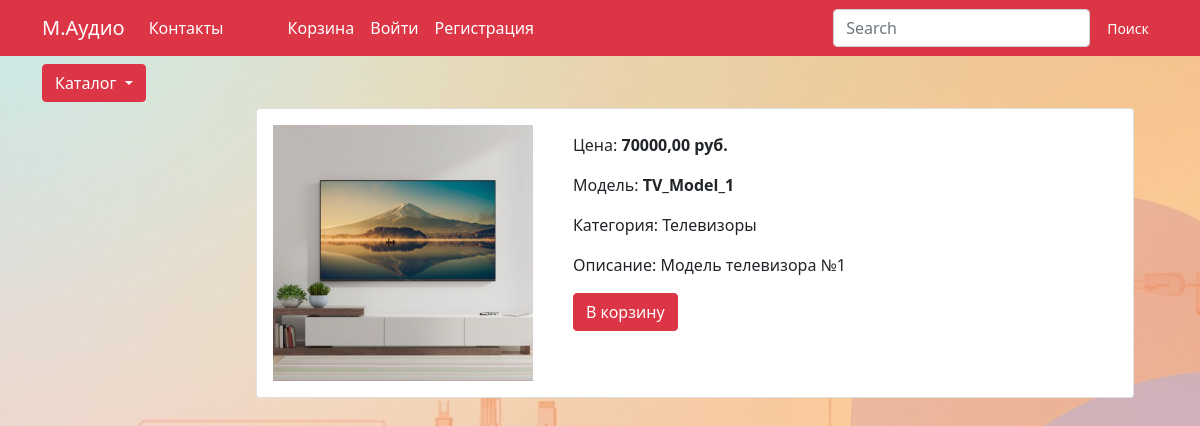
Page /catalog/product/tv_model_1/ on the committed database.
### goods_app/models.py (models this page shows, shortened)
class Products(models.Model):
    name = models.CharField(max_length=100, unique=True, verbose_name="Название")
    slug = models.SlugField(
        max_length=150, unique=True, blank=True, null=True, verbose_name="URL"
    )
    description = models.TextField(blank=True, null=True, verbose_name="Описание")
    image = models.ImageField(
        upload_to="goods_app_images", blank=True, null=True, verbose_name="Изображение"
    )
    price = models.DecimalField(
        default=0.00, max_digits=10, decimal_places=2, verbose_name="Цена"
    )
    counts = models.PositiveIntegerField(default=0, verbose_name="Количество")
    category = models.ForeignKey(
        to=Categories, on_delete=models.CASCADE, verbose_name="Категория"
    )
    class Meta:
        db_table = "product"
        verbose_name = "Продукт"
        verbose_name_plural = "Продукты"

class Categories(models.Model):
    name = models.CharField(max_length=100, unique=True, verbose_name="Название")
    slug = models.SlugField(
        max_length=150, unique=True, blank=True, null=True, verbose_name="URL"
    )
    class Meta:
        db_table = "category"
        verbose_name = "Категорию"
        verbose_name_plural = "Категории"
    def __str__(self):
        return self.name

### goods_app/views.py (the view)
# urls.py: path("product/<slug:product_slug>/", product, name="product"),
def product(request, product_slug):
    product = Products.objects.get(slug=product_slug)
    context = {
        "product": product,
        "title": product.name,
    }
    return render(request, "goods_app/product.html", context)

### goods_app/templatetags/goods_app_tags.py (called while the page is built)
@register.simple_tag()
def categories_tag():
    return Categories.objects.all()

### goods_app/templates/goods_app/product.html (shortened to what this page needs)
{% extends "shop_app/base.html" %}
{% load static %}
{% block content %}
<div class="container mt-5">
    <div class="card mb-4">
        <div class="row g-0">
            <div class="col-md-4">
                <div class="h-100">
                    {% if product.image %}
                        <img src="{{ product.image.url }}"
                            class="img-fluid rounded-start h-100 p-3"
                            data-bs-toggle="modal" data-bs-target="#imageModal1"
                            alt="{{ product.name }}">
                    {% else %}
                        <img src="{% static 'deps/images/not_image.png' %}"
                            class="img-fluid rounded-start h-100 p-3"
                            alt="Нет изображения">
                    {% endif %}
                </div>
            </div>
            <div class="col-md-8">
                <div class="card-body p-4">
                    <p class="card-text">Цена: <strong>{{ product.price }} руб.</strong></p>
                    <p class="card-text">Модель: <strong>{{ product.name }} </strong></p>
                    <p class="card-text">Категория: {{ product.category }} </p>
                    <p class="card-text">Описание: {{ product.description }}</p>
                    <form action="{% url 'basket:add_basket' product.pk %}" method="post" class="add-to-basket-form">
                        <button type="submit" class="btn btn-danger">
                             В корзину
                        </button>
                    </form>
                </div>
            </div>
        </div>
    </div>
</div>
{% endblock %}

### static/deps/css/my_css.css (style rules this page uses)
body { background-image: url("../images/background.jpg"); background-repeat: no-repeat; background-attachment: fixed; background-position: center center; background-size: cover; height: 100%; }

### rows in the picture
Products: image (picture), price "70000,00", name "TV_Model_1", category "Телевизоры", description "Модель телевизора №1"
